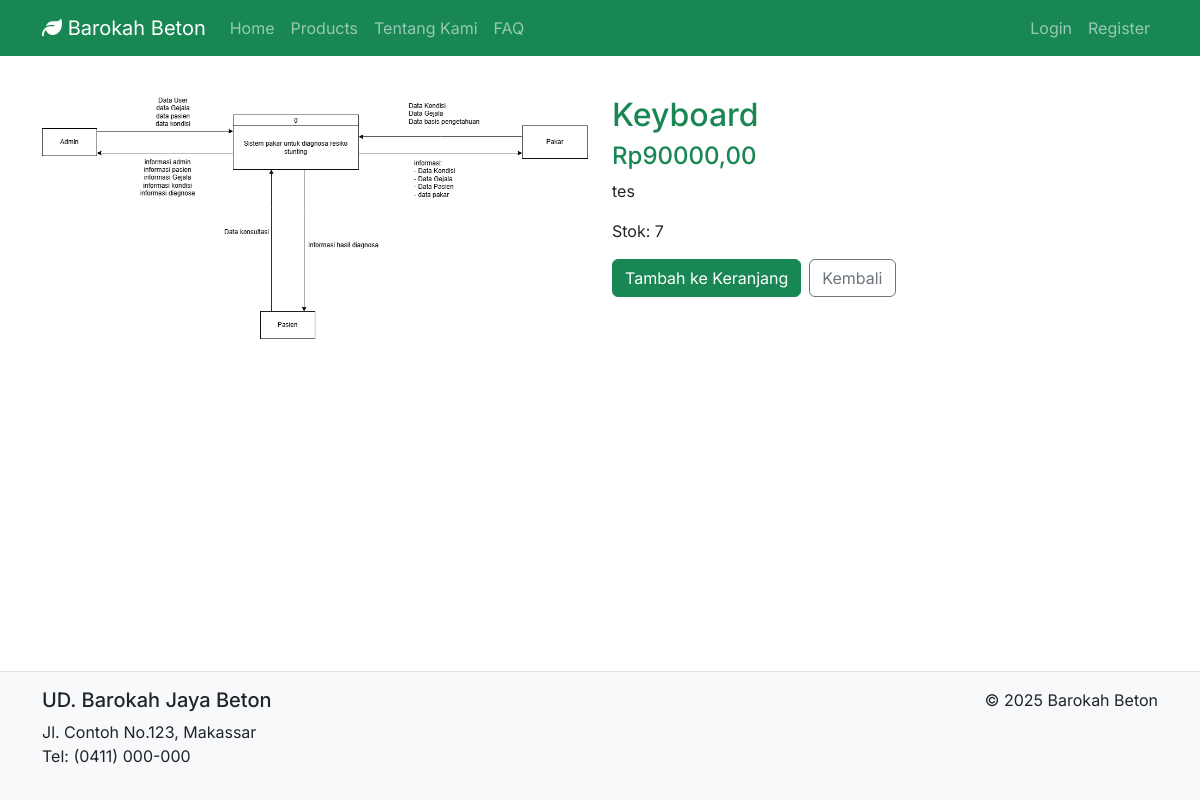
Page /products/3/ on the committed database.
### core/models.py (models this page shows, shortened)
class Produk(models.Model):
    id = models.AutoField(primary_key=True)
    nama_produk = models.CharField(max_length=255, verbose_name="Nama Produk")
    deskripsi_produk = models.TextField(verbose_name="Deskripsi Produk")
    foto_produk = models.ImageField(upload_to='produk_images/', verbose_name="Foto Produk")
    stok_produk = models.IntegerField(verbose_name="Stok Produk")
    harga_produk = models.DecimalField(max_digits=10, decimal_places=2, verbose_name="Harga Produk")
    kategori = models.ForeignKey(Kategori, on_delete=models.SET_NULL, blank=True, null=True, verbose_name="Kategori")
    last_restock_trigger_date = models.DateTimeField(null=True, blank=True, verbose_name="Tanggal Trigger Restock Broadcast")
    class Meta:
        verbose_name_plural = "Produk"
        db_table = 'produk'
    def __init__(self, *args, **kwargs):
        super().__init__(*args, **kwargs)
        try:
            self._original_stok = self.stok_produk
        except Exception:
            self._original_stok = None

### core/views.py (the view)
# urls.py: path('products/<int:product_id>/', views.product_detail, name='product_detail'),
def product_detail(request, product_id):
	p = get_object_or_404(Produk, pk=product_id)
	return render(request, 'core/product_detail.html', {'product': p})

### core/templates/core/product_detail.html (shortened to what this page needs)
{% extends 'core/_base.html' %}
{% block content %}
<div class="row">
    <div class="col-md-6">
        {% if product.foto_produk %}
        <img src="{{ product.foto_produk.url }}" class="img-fluid" alt="{{ product.nama_produk }}">
        {% else %}
        <img src="https://via.placeholder.com/600x400.png?text=Product" class="img-fluid"
            alt="{{ product.nama_produk }}">
        {% endif %}
    </div>
    <div class="col-md-6">
        <h2 class="text-success">{{ product.nama_produk }}</h2>
        <p class="h4 text-success">Rp{{ product.harga_produk }}</p>
        <p>{{ product.deskripsi_produk }}</p>
        <p>Stok: {{ product.stok_produk }}</p>
        <form method="post" action="{% url 'core:cart_add' product.id %}" class="d-flex gap-2">
            <button class="btn btn-success" type="submit">Tambah ke Keranjang</button>
            <a href="{% url 'core:products' %}" class="btn btn-outline-secondary">Kembali</a>
        </form>
    </div>
</div>
{% endblock %}

### core/templates/core/_base.html (style rules this page uses)
body { font-family: 'Inter', sans-serif; }
body { padding-bottom: 100px; }

### rows in the picture
Produk: foto_produk (picture), nama_produk "Keyboard", harga_produk "90000,00", deskripsi_produk "tes", stok_produk "7"
